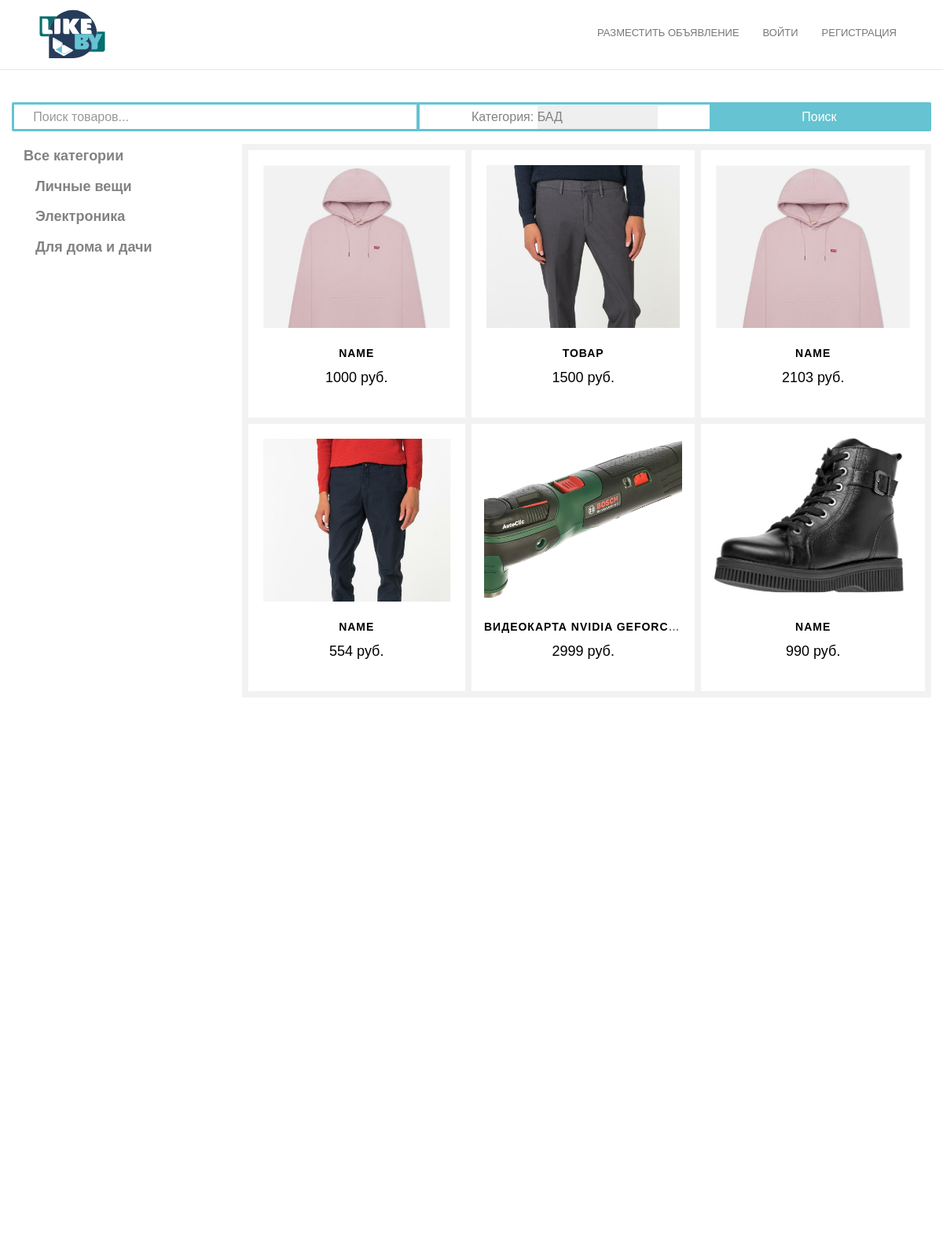
The page / on the database its author committed.
### main_app/main_app/models.py (models this page shows, shortened)
class Category(models.Model):
    name = models.CharField(max_length=100)
    parent = models.ForeignKey('self',  blank=True, null=True, on_delete=models.CASCADE)
    level = models.IntegerField(default=0, db_index=True)
    def __str__(self):
        return self.name
    class Meta:
        verbose_name = 'Категория'
        verbose_name_plural = 'категории'

class Image(models.Model):
    image = models.FileField(upload_to='images', verbose_name='image')
    item = models.ForeignKey(Item, related_name='images', on_delete=models.CASCADE)
    main_img = models.CharField('main_img', blank=True, null=True, max_length=2)

class Item(models.Model):
    user = models.ForeignKey(settings.AUTH_USER_MODEL,
                             on_delete=models.CASCADE, verbose_name='user', default='1')
    name = models.CharField('name', max_length=30)
    text = models.TextField('text', max_length=320)
    price = models.CharField('price', max_length=10)
    status = models.CharField('status', blank=True, null=True, max_length=15)
    category = models.ForeignKey(Category, null=True, on_delete=models.SET_NULL)
    address = models.TextField('address', max_length=320, null=True, blank=True,)
    class Meta:
        verbose_name = 'Товар'
        verbose_name_plural = 'Товары'

### main_app/main_app/views.py (the view)
# urls.py: path('', Index.as_view(), name='index'),
@csrf_exempt
def index(request):
    if request.method == 'POST':
        cat_1 = Category.objects.filter(level=0)
        if request.POST.get('form_type') == 'login_form':
            login_form = main_app.main_app.forms.LoginForm(request.POST)
            if login_form.is_valid():
                login = request.POST.get('login', None)
                pwd = request.POST.get('pwd', None)
                user = authenticate(username=login, password=pwd)
                if user is not None:
                    if user.is_active:
                        django.contrib.auth.login(request, user)
                        return HttpResponseRedirect("/")
                    else:
                        return HttpResponse("disabled account")
                else:
                    return HttpResponse("user none")
            else:
                return HttpResponse("Invalid data form")
        if request.POST.get('form_type') == 'search_form':
            search_form = main_app.main_app.forms.SearchForm(request.POST)
            if search_form.is_valid():
                search_text = request.POST.get('search_text')
                category = request.POST.get('category')
                item_all = list()
                item_search = Item.objects.all()
                for i in item_search:
                    if (search_text.upper().lower() in i.name.upper().lower()) and (i.category_id == int(category)):
                        if i.category_id == int(category):
                            item_all.append(i)
                image_all = Image.objects.all()
                user_all = User.objects.all()
                template = loader.get_template('../templates/main_app/index.html')
                return HttpResponse(template.render(locals()))
            else:
                print(search_form.errors)
                return HttpResponse("Invalid form")
    else:
        image_all = Image.objects.all()
        item_all = Item.objects.all()
        login_form = main_app.main_app.forms.LoginForm()
        search_form = main_app.main_app.forms.SearchForm()
        cat_1 = Category.objects.filter(level=0)
        return render(request, '../templates/main_app/index.html',
                      {'login_form': login_form, 'search_form': search_form, 'item_all': item_all,
                       'image_all': image_all, 'cat_1': cat_1})

### main_app/main_app/forms.py
class LoginForm(forms.Form):
    login = forms.CharField(label='login')
    pwd = forms.CharField(label='pwd')

class SearchForm(forms.Form):
    search_text = forms.CharField(label='search_text', required=False)
    category = forms.ModelChoiceField(queryset=Category.objects.filter(level=2),
                                      initial=0)

### templates/main_app/index.html (shortened to what this page needs)
{% extends 'main_app/base.html' %}
{% load static %}
{% block content %}
    <div id="fh5co-product" xmlns="http://www.w3.org/1999/html">
        <div class="container">
            <div class="row animate-box">
                <section class="col-md-12 text-center fh5co-heading search_section" style="margin-bottom: 1em; padding: 0">
                    <form method="post" enctype="multipart/form-data" id="SearchForm">
                        <div class="search_inline">
                            <div class="form-group reg-form-group row search_main  ">
                                <input class="" type="search" id="search_text" name="search_text"
                                       placeholder="     Поиск товаров...">
                            </div>
                            <div class="form-group reg-form-group row search_form_cat search_form_cat_top">
                                <label for="search_form" class="">Категория:</label>
                                {{ search_form.category }}
                            </div>
                            <div class=" form-group fh5co-heading btn_search_form btn_search_form_media btn_search_index">
                                <input class="" type="submit" value="Поиск">
                            </div>
                        </div>
                    </form>
                </section>
            </div>
        </div>
    </div>
    <div class="container">
        <div class="row">
            {% if cat_1  %}
                <div class="col-md-3 home_category">
                    <p class="main_cat_text"><a href="{% url 'home' %}">Все категории</a></p>
                    <ul class="cat_tree_first">
                    {% for cat1 in cat_1 %}
                        <li class="li_first_cat"><a href="{% url 'show_second_cat' cat1.id %}">{{ cat1.name }}</a></li>
                    {% endfor %}
                    </ul>
                </div>
            {% endif %}
            <div class="col-md-9 items_small_container">
                <div class="row">
                    {% if not item_all %}
                        <h3>По вашему запросу ничего не найдено</h3>
                    {% else %}
                    {% for i in item_all %}
                    <div class="col-md-4 col-xs-6 text-center animate-box product_card">
                        <div class="product">
                            <div class="">  {% comment %}owl-carousel owl-carousel-fullwidth product-carousel{% endcomment %}
                                {% for im in image_all %}
                                    {% if im.item_id == i.id %}
                                        {% if im.main_img != null  %}
                                        <div class="item">
                                            <a href="{% url 'single' i.id %}">
                                             <div class="product-grid" style="background-image:url({{ MEDIA_URL }}{{ im.image.url }});"></div>
                                            </a>
                                        </div>
                                        {% endif %}
                                    {% endif %}
                                {% endfor %}
                            </div>
                            <div class="desc">
                                <h3><a href='{% url 'single' i.id %}'>{{ i.name }}</a></h3>
                                <h4>{{ i.price }} руб.</h4>
                            </div>
                        </div>
                    </div>
                    {% endfor %}
                    {% endif %}
                </div>
            </div>
        </div>
    </div>
{% endblock %}

### static/main_app/css/style.css (style rules this page uses)
body { font-family: Arial, "Helvetica Neue", Helvetica, sans-serif; font-weight: 300; font-size: 16px; line-height: 1.7; color: #828282; background: #fff; }
a { color: #66c3d1; -webkit-transition: 0.5s; -o-transition: 0.5s; transition: 0.5s; }
p { margin-bottom: 20px; }
h1, h2, h3, h4, h5, h6, figure { color: #000; font-family: "Montserrat", Arial, sans-serif; font-weight: 400; margin: 0 0 20px 0; }
#fh5co-product { margin-top: 7em; }
#fh5co-services, #fh5co-started, #fh5co-testimonial, #fh5co-started, #fh5co-product, #fh5co-about, #fh5co-contact, #fh5co-footer { padding: 18px 0 0 0; clear: both; }
.product { margin-bottom: 40px; }
.product .product-grid { background-size: cover; background-position: top center; background-repeat: no-repeat; position: relative; height: 210px; margin-bottom: 20px; -webkit-transition: 0.3s; -o-transition: 0.3s; transition: 0.3s; }
.product .desc h3 { font-size: 14px; letter-spacing: 1px; text-transform: uppercase; margin-bottom: 10px; font-weight: bold; line-height: 24px; overflow: hidden; white-space: nowrap; text-overflow: ellipsis; }
.product .desc h3 a { color: #000; }
.product .desc h4 { margin-bottom: 10px; }
.fh5co-heading { margin-bottom: 5em; }
.js .animate-box { opacity: 0; }
@media screen and (min-width: 769px ) { .search_inline { display: flex; justify-content: space-between; background-color: #66c3d1; align-items: center; border: 3px solid #66c3d1; border-radius: 2px; } }
@media screen and (min-width: 769px ) { .search_inline .form-group { margin: 0; } }
@media screen and (min-width: 769px ) { .search_inline .form-group label { margin-bottom: 0; padding: 2px 0px; } }
@media screen and (min-width: 769px ) { .search_main { width: 55%; } }
@media screen and (min-width: 769px ) { .search_main input { border: 0; width: 100%; padding: 2px; outline: none; } }
@media screen and (min-width: 769px ) { .btn_search_form input { border: 0; background-color: #66c3d1; color: white; } }
@media screen and (min-width: 769px ) { .search_form_cat { background-color: white; min-width: 271px; border: solid #66c3d1; border-width: 0px 0px 0px 4px; width: 40%; } }
.product_card { padding: 1em 1em 0 1em; border-right: 8px solid #F2F2F2; border-left: 8px solid #F2F2F2; border-bottom: 8px solid #F2F2F2; }
@media screen and (min-width: 992px) { .product_card:nth-child(1), .product_card:nth-child(2), .product_card:nth-child(3) { border-top: 8px solid #F2F2F2; } }
@media screen and (min-width: 992px) { .product_card:nth-child(3n+3) { border-left: 0; } }
@media screen and (min-width: 992px) { .product_card:nth-child(3n+2) { border-left: 0; } }
.reg-form-group { margin-top: 15px; outline: 0; }
.btn_search_index { width: 100%; }
.cat_tree_first { padding: 0; margin-left: 15px; }
.cat_tree_first li { list-style: none; margin-top: 0.5em; }
.cat_tree_first li a { font-weight: 600; font-size: 18px; line-height: 1.7; color: #828282; }
.main_cat_text { margin: 0; }
.main_cat_text a { font-weight: 600; font-size: 18px; line-height: 1.7; color: #828282; }
.reg-form-group select { outline: 0; height: 30px; border: 1px #B8B8B8 solid; min-width: 100px; font-family: Arial, "Helvetica Neue", Helvetica, sans-serif; }
label { font-weight: 300; }
.search_form_cat_top select { border: 0; -webkit-appearance: none; -moz-appearance: none; appearance: none; }
.project-text h2,h3,p { font-family: Arial, "Helvetica Neue", Helvetica, sans-serif; font-weight: 300; font-size: 16px; line-height: 1.1; color: #828282; }
@media screen and (min-width: 992px) { .btn_search_index { width: 30%; } }

### rows shown on the page
Category: name "Личные вещи"
Category: name "Электроника"
Category: name "Для дома и дачи"
Item: name "NAME", price "1000"
Image: image (picture)
Item: name "ТОВАР", price "1500"
Image: image (picture)
Item: name "NAME", price "2103"
Image: image (picture)
Item: name "NAME", price "554"
Image: image (picture)
Item: name "ВИДЕОКАРТА NVIDIA GEFORC…", price "2999"
Image: image (picture)
Item: name "NAME", price "990"
Image: image (picture)
